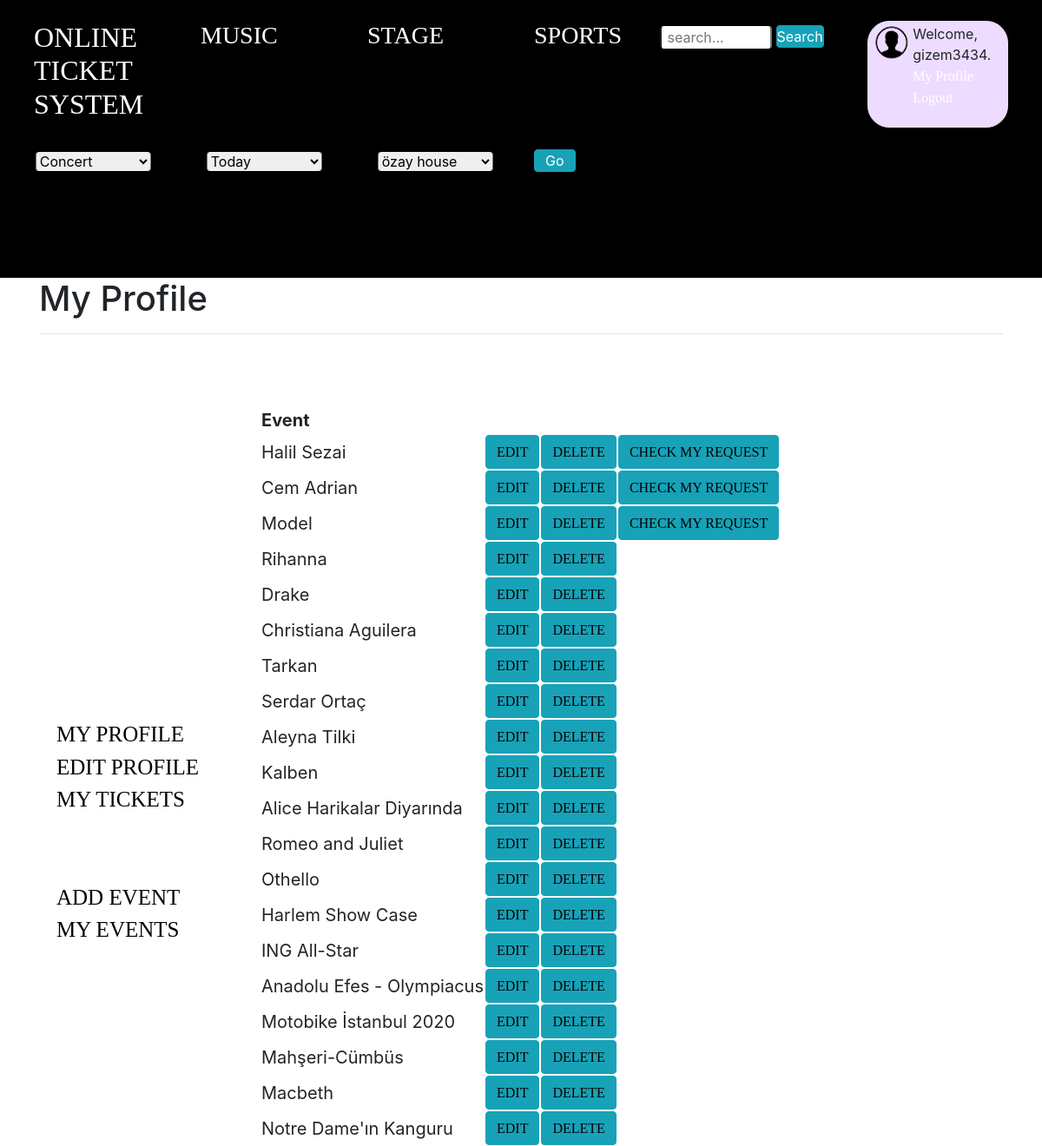
Page /my-events/ (signed in) on the earlier database version.
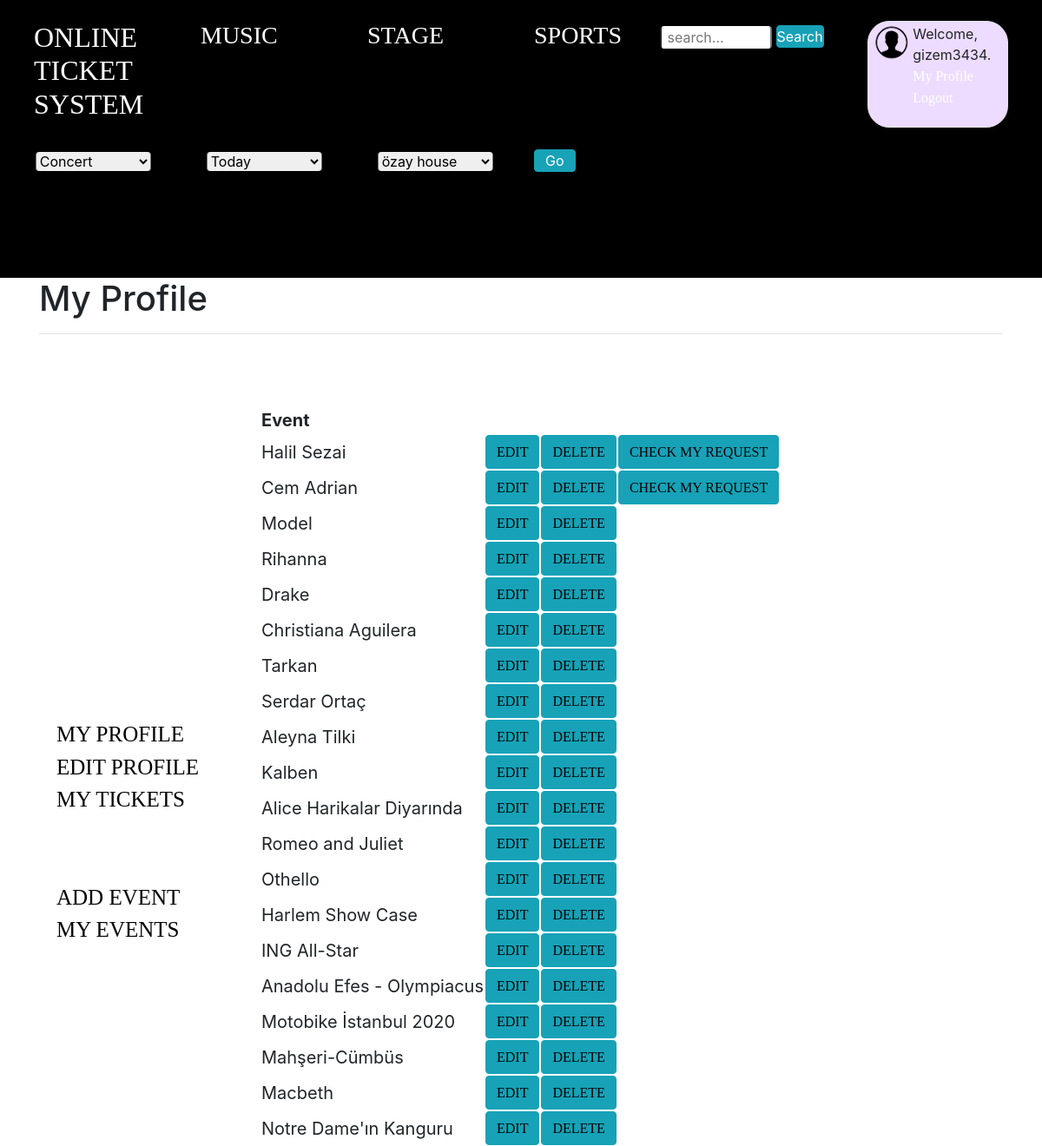
Same page on the later database version.
### website/models.py (models this page shows, shortened)
class Event(models.Model):
    TYPE = (
        ('C', 'Concert'),
        ('T', 'Theatre'),
        ('S', 'Sports')
    )
    name = models.CharField(max_length=50)
    stage = models.ForeignKey(Stage, on_delete=models.CASCADE)
    owner = models.ForeignKey(UserProfile, on_delete=models.CASCADE, null=True)
    date = models.DateField()
    quota = models.IntegerField()
    quotastart = models.IntegerField()
    price = models.IntegerField()
    type = models.CharField(max_length=1, choices=TYPE)
    isAvailable = models.BooleanField(default=False)
    isAccepted = models.BooleanField(default=False)
    isRejected = models.BooleanField(default=False)
    rules = models.CharField(max_length=500)
    img = models.URLField(null=True, blank=True)
    def get_edit_event_url(self):
        return f"/event/{self.pk}/edit"
    def get_delete_event_url(self):
        return f"/event/{self.pk}/delete"
    def get_check_event_url(self):
        return f"/event/{self.pk}/check"

### website/views.py (the view)
# urls.py: path('my-events/', views.my_events, name='my_events'),
@login_required
def my_events(request):
    user_profile = UserProfile.objects.get(user=request.user)
    event_list = Event.objects.all().filter(owner=user_profile)
    context = {'event_list': event_list}
    return render(request, 'event/my_events.html', context)

### website/views.py (called while the page is built)
def return_stage_list(request):
    return {'stage_list': Stage.objects.all()}

### templates/event/my_events.html (shortened to what this page needs)
{% extends 'profile/profile.html' %}
{% block info %}
   <div id="my-events"><table>
<tr>
         <th> Event</th>
         <th>  </th>
    <th>  </th>
    <th>  </th>
</tr>
        {% for event in event_list %}
            <tr>
            <td>{{ event.name }} </td>
                <td> <button class="btn btn-info"><a style="color: black" href="{{ event.get_edit_event_url }}">Edit</a></button></td>
                 <td><button class="btn btn-info"> <a  style="color: black" href="{{ event.get_delete_event_url }}">Delete</a>{% ifequal event.isAccepted False %}</button></td>
                 <td><button class="btn btn-info">  <a style="color: black" href="{{ event.get_check_event_url }}">Check my request</a>{% endifequal %} </button></td>
            </tr>
        {% endfor %}
    </table></div>
{% endblock %}
{% block isOperator %}
    <a href="{% url 'add_event' %}">Add Event</a><br>
    <a href="{% url 'my_events' %}">My Events</a><br>
{% endblock %}

Differences in the rows shown:
changed Event "Model": no longer shows "CHECK MY REQUEST"
